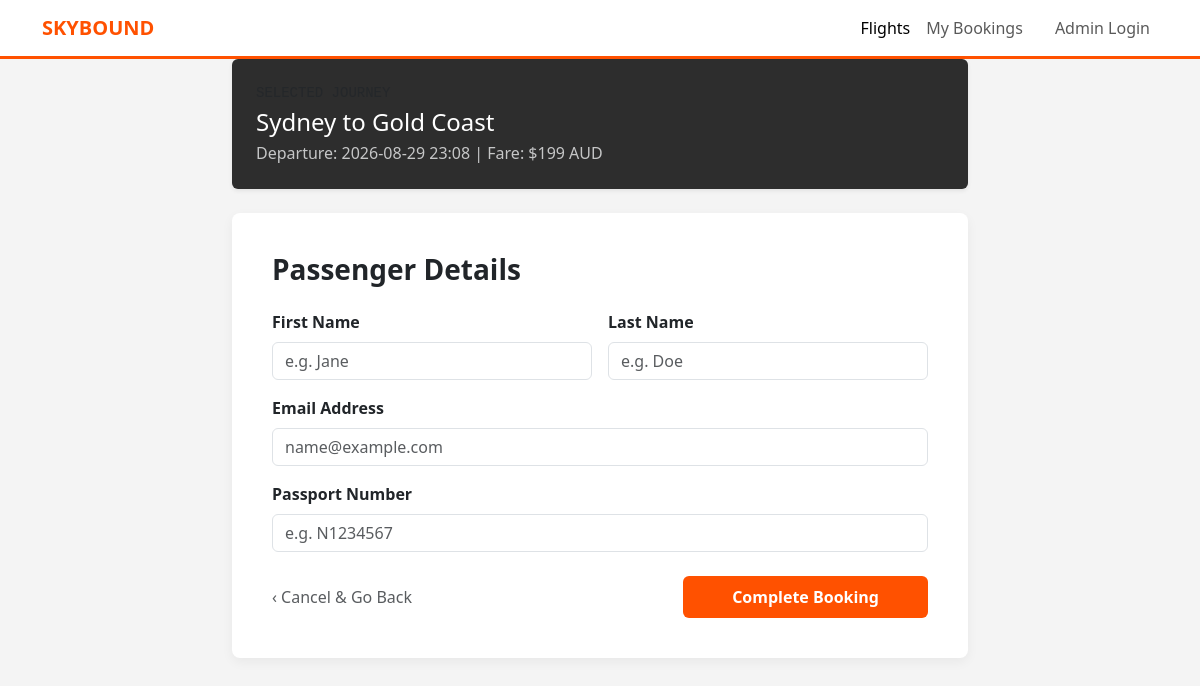
The page /book/2 on the database its author committed.
### tables this page shows
CREATE TABLE flights (
        flight_id INTEGER PRIMARY KEY AUTOINCREMENT,
        origin TEXT,
        destination TEXT,
        departure_time TEXT,
        capacity INTEGER,
        price INTEGER
    );

### app.py (the view)
@app.route('/book/<int:flight_id>', methods=['GET', 'POST'])
def book_flight(flight_id):
    conn = get_db_connection()
    if request.method == 'POST':
        first = request.form.get('first_name')
        last = request.form.get('last_name')
        email = request.form.get('email')
        passport = request.form.get('passport')
        cursor = conn.cursor()
        cursor.execute('''
            INSERT INTO passengers (first_name, last_name, email, passport_num)
            SELECT ?, ?, ?, ?
            WHERE NOT EXISTS (
            SELECT 1 FROM passengers WHERE first_name = ? AND last_name = ? AND email = ? AND passport_num = ?
            );
        ''', (first, last, email, passport, first, last, email, passport))
        passenger_id = cursor.execute('SELECT passenger_id FROM passengers WHERE first_name = ? AND last_name = ? AND email = ? AND passport_num = ?', (first, last, email, passport)).fetchone()['passenger_id']
        if cursor.execute('SELECT * FROM bookings WHERE flight_id = ? AND passenger_id = ?',(flight_id,passenger_id)).fetchone() == None:
            seat = 'A1'
            all_seats = []
            capacity = cursor.execute("SELECT capacity FROM flights WHERE flight_id = ?",(flight_id,)).fetchone()[0] // 6
            for i in range(1,capacity+1):
                for x in ["A", "B", "C", "D", "E", "F"]:
                    all_seats.append(f"{x}{i}")
            i = 0
            try:
                while seat in {row[0] for row in cursor.execute("SELECT seat_assignment FROM bookings WHERE flight_id = ?",(flight_id,)).fetchall()}:
                    seat = all_seats[i]
                    i+=1
                cursor.execute('''
                    INSERT INTO bookings (flight_id, passenger_id, seat_assignment)
                    VALUES (?, ?, ?)
                ''', (flight_id, passenger_id, seat))
                booking_id = cursor.lastrowid
                conn.commit()
                conn.close()
                return redirect(f"/confirmation/{booking_id}")
            except IndexError:
                return "flight is full"
        else:
            conn.close()
            return "you already have a flight booked"
    else:
        flight = conn.execute('SELECT * FROM flights WHERE flight_id = ?', (flight_id,)).fetchone()
        conn.close()
        return render_template('booking.html', flight=flight)

### app.py (called while the page is built)
def get_db_connection():
    conn = sqlite3.connect('pedair.db')
    conn.row_factory = sqlite3.Row
    return conn

### templates/booking.html (shortened to what this page needs)
<!DOCTYPE html>
<html lang="en">
<head>
    <link href="https://cdn.jsdelivr.net/npm/bootstrap@5.3.0/dist/css/bootstrap.min.css" rel="stylesheet">
</head>
<body>
<nav class="navbar navbar-expand-lg navbar-light sticky-top">
    <div class="container">
        <a class="navbar-brand fw-bold" href="/" style="color: var(--jetstar-orange);">SKYBOUND</a>
        <div class="navbar-nav ms-auto">
            <a class="nav-link active" href="/">Flights</a>
            <a class="nav-link" href="#">My Bookings</a>
            <a class="nav-link btn btn-outline-dark ms-lg-3" href="/admin">Admin Login</a>
        </div>
    </div>
</nav>
<div class="container">
    <div class="row justify-content-center">
        <div class="col-md-8">
            <div class="card mb-4 border-0 shadow-sm text-white" style="background-color: #2d2d2d;">
                <div class="card-body p-4">
                    <span class="text-uppercase small text-muted font-monospace d-block mb-1">Selected Journey</span>
                    <h4 class="mb-1">{{ flight.origin }} to {{ flight.destination }}</h4>
                    <p class="mb-0 text-light opacity-75">Departure: {{ flight.departure_time }} | Fare: ${{ flight.price }} AUD</p>
                </div>
            </div>
            <div class="booking-box">
                <h3 class="mb-4 fw-bold">Passenger Details</h3>
                <form method="POST">
                    <div class="row g-3 mb-3">
                        <div class="col-md-6">
                            <label class="form-label fw-bold">First Name</label>
                            <input type="text" class="form-control" name="first_name" required placeholder="e.g. Jane">
                        </div>
                        <div class="col-md-6">
                            <label class="form-label fw-bold">Last Name</label>
                            <input type="text" class="form-control" name="last_name" required placeholder="e.g. Doe">
                        </div>
                    </div>
                    <div class="mb-3">
                        <label class="form-label fw-bold">Email Address</label>
                        <input type="email" class="form-control" name="email" required placeholder="name@example.com">
                    </div>
                    <div class="mb-4">
                        <label class="form-label fw-bold">Passport Number</label>
                        <input type="text" class="form-control" name="passport" required placeholder="e.g. N1234567">
                    </div>
                    <div class="d-flex justify-content-between align-items-center">
                        <a href="/" class="text-decoration-none text-muted">‹ Cancel & Go Back</a>
                        <button type="submit" class="btn btn-orange px-5 py-2">Complete Booking</button>
                    </div>
                </form>
            </div>
        </div>
    </div>
</div>
</body>
</html>

### templates/booking.html (style rules this page uses)
:root { --jetstar-orange: #ff5100; --bg-light: #f4f4f4; }
body { background-color: var(--bg-light); font-family: 'Segoe UI', Roboto, sans-serif; }
.navbar { background-color: white; border-bottom: 3px solid var(--jetstar-orange); }
.booking-box { background: white; padding: 40px; border-radius: 8px; box-shadow: 0 4px 12px rgba(0,0,0,0.05); }
.btn-orange { background-color: var(--jetstar-orange); color: white; font-weight: bold; }

### rows shown on the page
flights: origin "Sydney", destination "Gold Coast", departure_time "2026-08-29 23:08", price "199"
